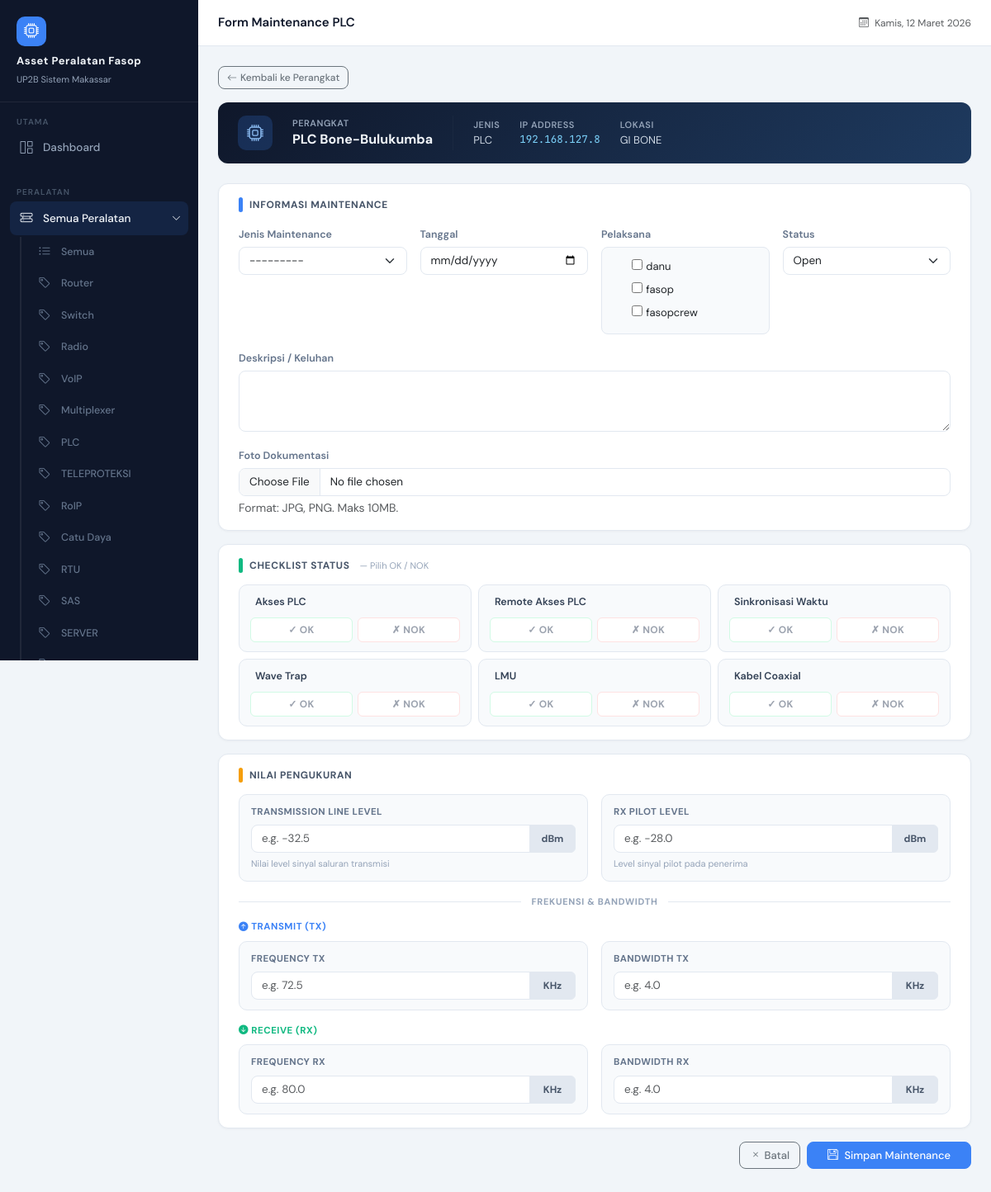
/maintenance/maintenance/add/20/ (signed in), run on the app's committed database.
### devices/models.py (models this page shows, shortened)
class DeviceType(models.Model):
    name = models.CharField(max_length=100)
    def __str__(self):
        return self.name

class Device(models.Model):
    nama = models.CharField(max_length=100)
    jenis = models.ForeignKey(
        DeviceType,
        on_delete=models.SET_NULL,
        null=True,
        blank=True
    )
    merk = models.CharField(max_length=100)
    type = models.CharField(max_length=100, blank=True, null=True)
    serial_number = models.CharField(max_length=100, blank=True, null=True)
    firmware_version = models.CharField(max_length=100, blank=True, null=True)
    ip_address = models.GenericIPAddressField(blank=True, null=True)
    lokasi = models.CharField(max_length=150)
    keterangan = models.TextField(blank=True, null=True)
    foto = models.ImageField(upload_to='device_photos/', blank=True, null=True)
    created_at = models.DateTimeField(auto_now_add=True)
    deleted_by = models.ForeignKey(
        User,
        on_delete=models.SET_NULL,
        null=True,
        blank=True,
        related_name='deleted_devices'
    )
    is_deleted = models.BooleanField(default=False)
    spesifikasi = models.JSONField(blank=True, null=True, default=dict)  # ← tambahan

### maintenance/views.py (the view)
# urls.py: path('maintenance/add/<int:device_id>/', views.maintenance_create, name='maintenance_add_device'),
@login_required
def maintenance_create(request, device_id):
    device = get_object_or_404(Device, id=device_id)
    detail_form_class, template = _get_detail_form_config(device)
    if request.method == 'POST':
        mform = MaintenanceForm(request.POST, request.FILES)
        dform = detail_form_class(request.POST) if detail_form_class else None
        if mform.is_valid() and (dform is None or dform.is_valid()):
            maintenance = mform.save(commit=False)
            maintenance.device = device
            maintenance.save()
            if dform:
                detail = dform.save(commit=False)
                detail.maintenance = maintenance
                detail.save()
            return redirect('maintenance_list')
    else:
        mform = MaintenanceForm()
        dform = detail_form_class() if detail_form_class else None
    slot_fields = []
    if dform and dform.__class__.__name__ == 'MaintenanceMuxForm':
        for letter in 'ABCDEFGH':
            l = letter.lower()
            slot_fields.append((letter, dform['slot_' + l + '_modul'], dform['slot_' + l + '_isian']))
    return render(request, template, {
        'maintenance_form': mform,
        'detail_form':      dform,
        'device':           device,
        'slot_fields':      slot_fields,
    })

### devices/templates/maintenance/plc_form.html (shortened to what this page needs)
{% extends 'base.html' %}
{% block page_title %}{% if is_edit %}Edit{% else %}Form{% endif %} Maintenance PLC{% endblock %}
{% block content %}
<div class="d-flex align-items-center gap-2 mb-3">
    {% if is_edit %}
    <a href="{% url 'maintenance_view' maintenance.id %}" class="btn btn-sm btn-outline-secondary">
        <i class="bi bi-arrow-left me-1"></i>Kembali ke Detail
    </a>
    {% else %}
    <a href="{% url 'device_view' device.id %}" class="btn btn-sm btn-outline-secondary">
        <i class="bi bi-arrow-left me-1"></i>Kembali ke Perangkat
    </a>
    {% endif %}
</div>
<div class="card mb-4" style="background:linear-gradient(135deg,#0f172a 0%,#1e3a5f 100%);border:none;">
    <div class="card-body py-3 px-4">
        <div class="d-flex align-items-center gap-4 flex-wrap">
            <div style="width:42px;height:42px;background:rgba(59,130,246,0.2);border-radius:10px;display:flex;align-items:center;justify-content:center;flex-shrink:0;">
                <i class="bi bi-cpu" style="font-size:20px;color:#93c5fd;"></i>
            </div>
            <div>
                <div style="font-size:11px;color:#94a3b8;font-weight:600;text-transform:uppercase;letter-spacing:0.5px;">Perangkat</div>
                <div style="font-size:16px;font-weight:700;color:#f1f5f9;">{{ device.nama }}</div>
            </div>
            <div>
                <div style="font-size:11px;color:#94a3b8;font-weight:600;text-transform:uppercase;letter-spacing:0.5px;">Jenis</div>
                <div style="font-size:13px;color:#cbd5e1;">{{ device.jenis }}</div>
            </div>
            <div>
                <div style="font-size:11px;color:#94a3b8;font-weight:600;text-transform:uppercase;letter-spacing:0.5px;">IP Address</div>
                <div class="mono" style="color:#7dd3fc;">{{ device.ip_address|default:"—" }}</div>
            </div>
            <div>
                <div style="font-size:11px;color:#94a3b8;font-weight:600;text-transform:uppercase;letter-spacing:0.5px;">Lokasi</div>
                <div style="font-size:13px;color:#cbd5e1;">{{ device.lokasi|default:"—" }}</div>
            </div>
        </div>
    </div>
</div>
<form method="post" enctype="multipart/form-data"
    {% if is_edit %}action="{% url 'maintenance_edit' maintenance.id %}"{% endif %}>
<div class="card mb-3">
    <div class="card-body px-4 py-3">
        <div class="section-title-bar">
            <span class="bar" style="background:#3b82f6;"></span>
            <span>Informasi Maintenance</span>
        </div>
        <div class="row g-3">
            <div class="col-md-3">
                <label class="form-label">Jenis Maintenance</label>
                {{ maintenance_form.maintenance_type }}
            </div>
            <div class="col-md-3">
                <label class="form-label">Tanggal</label>
                {{ maintenance_form.date }}
            </div>
            <div class="col-md-3">
                <label class="form-label">Pelaksana</label>
                <div style="background:#f8fafc;border:1px solid #e2e8f0;border-radius:8px;padding:10px 12px;max-height:130px;overflow-y:auto;">
                    {% for cb in maintenance_form.technicians %}
                    <div class="form-check" style="margin-bottom:4px;">
                        {{ cb.tag }}
                        <label class="form-check-label" for="{{ cb.id_for_label }}" style="font-size:13px;">
                            {{ cb.choice_label }}
                        </label>
                    </div>
                    {% endfor %}
                </div>
            </div>
            <div class="col-md-3">
                <label class="form-label">Status</label>
                {{ maintenance_form.status }}
            </div>
            <div class="col-12">
                <label class="form-label">Deskripsi / Keluhan</label>
                {{ maintenance_form.description }}
            </div>
            <div class="col-12">
                <label class="form-label">Foto Dokumentasi</label>
                {{ maintenance_form.photo }}
                <div class="form-text">Format: JPG, PNG. Maks 10MB.</div>
            </div>
        </div>
    </div>
</div>
<div class="card mb-3">
    <div class="card-body px-4 py-3">
        <div class="section-title-bar">
            <span class="bar" style="background:#10b981;"></span>
            <span>Checklist Status</span>
            <span style="font-size:11px;color:#94a3b8;margin-left:4px;">— Pilih OK / NOK</span>
        </div>
        <div class="row g-2" id="checklist-container">
        </div>
    </div>
</div>
<div class="card mb-3">
    <div class="card-body px-4 py-3">
        <div class="section-title-bar">
            <span class="bar" style="background:#f59e0b;"></span>
            <span>Nilai Pengukuran</span>
        </div>
        <div class="row g-3 mb-3">
            <div class="col-md-6">
                <div class="measure-card">
                    <div class="measure-label">Transmission Line Level</div>
                    <div class="input-group">
                        {{ detail_form.transmission_line }}
                        <span class="input-group-text measure-unit">dBm</span>
                    </div>
                    <div class="measure-hint">Nilai level sinyal saluran transmisi</div>
                </div>
            </div>
            <div class="col-md-6">
                <div class="measure-card">
                    <div class="measure-label">Rx Pilot Level</div>
                    <div class="input-group">
                        {{ detail_form.rx_pilot_level }}
                        <span class="input-group-text measure-unit">dBm</span>
                    </div>
                    <div class="measure-hint">Level sinyal pilot pada penerima</div>
                </div>
            </div>
        </div>
        <div class="freq-divider">
            <div class="freq-line"></div>
            <span class="freq-label">Frekuensi &amp; Bandwidth</span>
            <div class="freq-line"></div>
        </div>
        <div class="tx-rx-header tx">
            <i class="bi bi-arrow-up-circle-fill"></i> Transmit (TX)
        </div>
        <div class="row g-3 mb-3">
            <div class="col-md-6">
                <div class="measure-card">
                    <div class="measure-label">Frequency TX</div>
                    <div class="input-group">
                        {{ detail_form.freq_tx }}
                        <span class="input-group-text measure-unit">KHz</span>
                    </div>
                </div>
            </div>
            <div class="col-md-6">
                <div class="measure-card">
                    <div class="measure-label">Bandwidth TX</div>
                    <div class="input-group">
                        {{ detail_form.bandwidth_tx }}
                        <span class="input-group-text measure-unit">KHz</span>
                    </div>
                </div>
            </div>
        </div>
        <div class="tx-rx-header rx">
            <i class="bi bi-arrow-down-circle-fill"></i> Receive (RX)
        </div>
        <div class="row g-3">
            <div class="col-md-6">
                <div class="measure-card">
                    <div class="measure-label">Frequency RX</div>
                    <div class="input-group">
                        {{ detail_form.freq_rx }}
                        <span class="input-group-text measure-unit">KHz</span>
                    </div>
                </div>
            </div>
            <div class="col-md-6">
                <div class="measure-card">
                    <div class="measure-label">Bandwidth RX</div>
                    <div class="input-group">
                        {{ detail_form.bandwidth_rx }}
                        <span class="input-group-text measure-unit">KHz</span>
                    </div>
                </div>
            </div>
        </div>
    </div>
</div>
<div class="d-flex gap-2 justify-content-end pb-4">
    {% if is_edit %}
    <a href="{% url 'maintenance_view' maintenance.id %}" class="btn btn-outline-secondary">
        <i class="bi bi-x me-1"></i>Batal
    </a>
    {% else %}
    <a href="{% url 'device_view' device.id %}" class="btn btn-outline-secondary">
        <i class="bi bi-x me-1"></i>Batal
    </a>
    {% endif %}
    <button type="submit" class="btn btn-primary px-4">
        <i class="bi bi-floppy me-1"></i>
        {% if is_edit %}Simpan Perubahan{% else %}Simpan Maintenance{% endif %}
    </button>
</div>
</form>
{% endblock %}

### devices/templates/base.html (shortened to what this page needs)
<!DOCTYPE html>
<html lang="id">
<head>
    <link href="https://cdn.jsdelivr.net/npm/bootstrap@5.3.2/dist/css/bootstrap.min.css" rel="stylesheet">
    <link href="https://cdn.jsdelivr.net/npm/bootstrap-icons@1.11.3/font/bootstrap-icons.css" rel="stylesheet">
</head>
<body>
<div id="sidebar">
    <div class="sidebar-brand">
        <div class="brand-icon"><i class="bi bi-cpu"></i></div>
        <h6>Asset Peralatan Fasop</h6>
        <small>UP2B Sistem Makassar</small>
    </div>
    <div class="sidebar-section">
        <div class="sidebar-section-label">Utama</div>
        <a href="{% url 'dashboard' %}" class="sidebar-link {% if request.resolver_match.url_name == 'dashboard' %}active{% endif %}">
            <span class="si-icon"><i class="bi bi-grid-1x2"></i></span>
            Dashboard
        </a>
    </div>
    <div class="sidebar-section">
        <div class="sidebar-section-label">Peralatan</div>
        {% with url_name=request.resolver_match.url_name jenis_param=request.GET.jenis %}
        <button class="sidebar-link sidebar-group-toggle w-100 text-start border-0
            {% if 'device' in url_name or url_name == 'lokasi_list' %}active open{% endif %}"
            data-target="submenu-peralatan" type="button">
            <span class="si-icon"><i class="bi bi-hdd-rack"></i></span>
            Semua Peralatan
            <i class="bi bi-chevron-right sidebar-toggle-btn ms-auto"></i>
        </button>
        <div class="sidebar-submenu {% if 'device' in url_name or url_name == 'lokasi_list' %}open{% endif %}"
             id="submenu-peralatan">
            <a href="{% url 'device_list' %}"
               class="sidebar-link {% if url_name == 'device_list' and not jenis_param %}active{% endif %}">
                <span class="si-icon"><i class="bi bi-list-ul"></i></span>
                Semua
            </a>
            {% for jenis in navbar_device_types %}
            {% with jenis_id_str=jenis.id|stringformat:"s" %}
            <a href="{% url 'device_list' %}?jenis={{ jenis.id }}"
               class="sidebar-link
               {% if url_name == 'device_view' and active_device_jenis_id == jenis.id %}active{% endif %}">
                <span class="si-icon"><i class="bi bi-tag"></i></span>
                {{ jenis.name }}
            </a>
            {% endwith %}
            {% endfor %}
        </div>
        {% endwith %}
    </div>
</div>
<div id="main-content">
    <div id="topbar">
        <span class="topbar-title">{% block page_title %}{% endblock %}</span>
        <div class="topbar-right">
            <span class="text-muted" style="font-size:12px;">
                <i class="bi bi-calendar3 me-1"></i>
                <span id="topbar-date"></span>
            </span>
        </div>
    </div>
    <div class="page-content">
        {% block content %}{% endblock %}
    </div>
</div>
</body>
</html>

### data on the page
DeviceType: name "Router"
DeviceType: name "Switch"
DeviceType: name "Radio"
DeviceType: name "VoIP"
DeviceType: name "Multiplexer"
DeviceType: name "PLC"
DeviceType: name "TELEPROTEKSI"
DeviceType: name "RoIP"
DeviceType: name "Catu Daya"
DeviceType: name "RTU"
DeviceType: name "SAS"
DeviceType: name "SERVER"
Device: nama "PLC Bone-Bulukumba", jenis "PLC", ip_address "192.168.127.8", lokasi "GI BONE"

### other printed values
{{ cb.choice_label }} "danu" "fasop" "fasopcrew"
